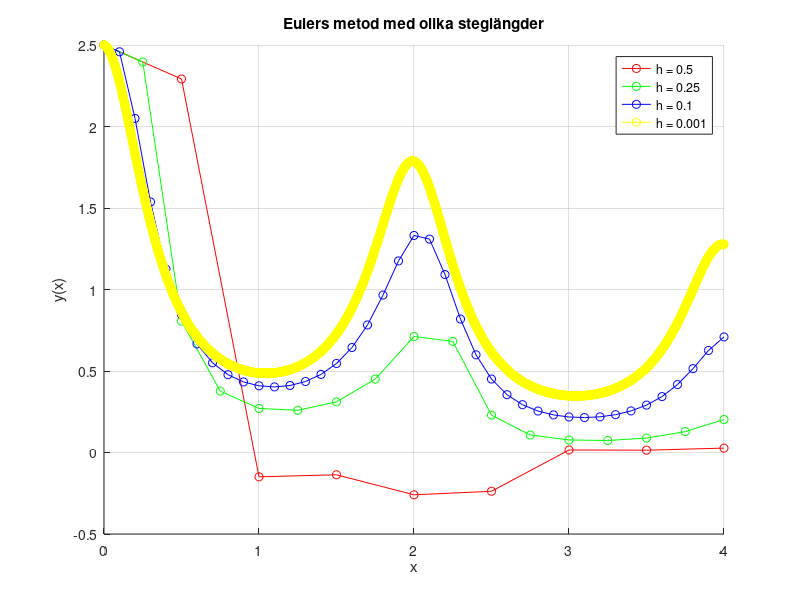

Here is the MATLAB script that generated this plot:
% 1 a) - Eulers Metod med olika steglängder

clc;
clear;
close all;


% Definiera differentialekvationen dy/dx = f(x, y)
f = @(x, y) -((1/6) + (pi * sin(pi * x) / (1.6 - cos(pi * x)))) * y;

% Parametrar
y0 = 2.5;  % Begynnelsevärde
x0 = 0;    % Startpunkt
x_end = 4; % Slutpunkt
step_sizes = [0.5, 0.25, 0.1, 0.001]; % Olika steglängder

figure;
hold on;
colors = ['r', 'g', 'b', 'y']; % Färger för plotten


% Skriv ut värden för y(4) i MATLAB-konsollen
fprintf('\nResultat för y(4) med olika steglängder:\n');

for i = 1:length(step_sizes)
    h = step_sizes(i);
    n_steps = (x_end - x0) / h;  % Antal steg
    x_vals = linspace(x0, x_end, n_steps + 1);
    y_vals = zeros(1, n_steps + 1); % sätt 0 minne för y
    
    % Initialvärde
    y_vals(1) = y0;
    
    % Eulers iteration
    for j = 1:n_steps
        y_vals(j + 1) = y_vals(j) + h * f(x_vals(j), y_vals(j));
    end
    
    % Plotta resultatet
    plot(x_vals, y_vals, 'o-', 'Color', colors(i), 'DisplayName', ['h = ', num2str(h)]);

    % Skriv ut värdet på y(4)
    fprintf('h = %.3f, y(4) = %.6f\n', h, y_vals(end));
end

xlabel('x');
ylabel('y(x)');
title('Eulers metod med olika steglängder');
legend;
grid on;
hold off;


% Numeriska värden på y(4)
fprintf("")